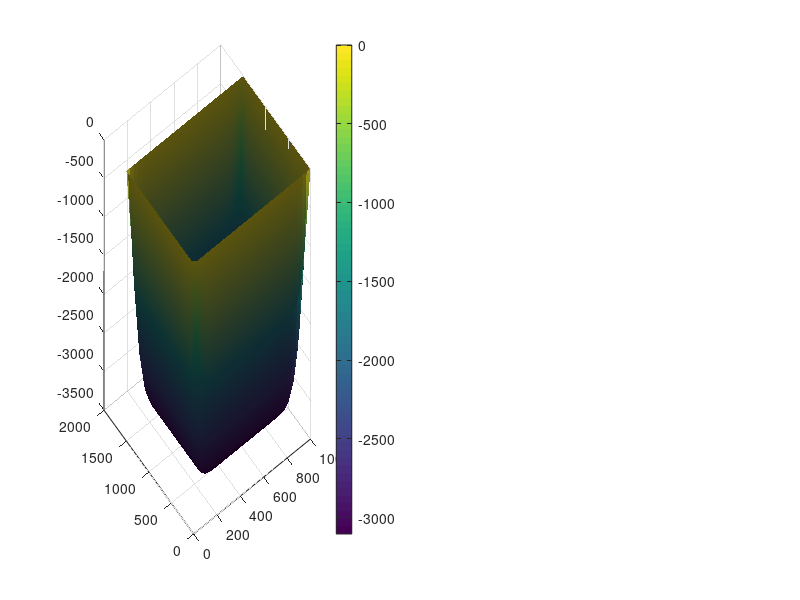

The MATLAB source for this figure: (Note: this script raises an error after producing the figure.)
% Solution of 2D Poisson equation d2FI/dx2+d2FI/dy2=1 
% with finite differences on a regular grid
% using Jacobi iteration

% Clean all variables
clear all;
% Clear all figures
clf;

% Numerical model parameters
% Model size, m
xsize=1000; % Horizontal
ysize=1500; % Vertical

% Numbers of nodes
xnum=31; % Horizontal
ynum=41; % Vertical
% Grid step
xstp=xsize/(xnum-1); % Horizontal
ystp=ysize/(ynum-1); % Vertical

% Making vectors for nodal points positions
x=0:xstp:xsize; % Horizontal
y=0:ystp:ysize; % Vertical


% Number of Jacobi iterations
niter=300;
% Number of iterations before plotting
nplot=10;

% Relaxation factor
TETA=1.0;

% Initial values of PHI
PHI=zeros(ynum,xnum); % current
PHInew=zeros(ynum,xnum); % new

% Initial values for right parts of equations
R=zeros(ynum,xnum);
% Define Right Parts
% Process all Grid points
for i=1:1:ynum
  for j=1:1:xnum
    %Boundary nodes
    if(i==1 || i==ynum || j==1 || j==xnum)
        R(i,j)=0;
    else
    %Internal nodes
        R(i,j)=1;
    end
  end
end

% Reset plot iterations counter
ynplot=0;

% Initial values for residuals
dR=zeros(ynum,xnum);

% Iteration Cycle
for k=1:1:niter
    
    % Iterate on internal grid points
    % External ones remain unchanged (FI=0)
    for i=2:1:ynum-1
      for j=2:1:xnum-1
            %d2FI/dx2+d2FI/dy2=1
            %Residual
            dR(i,j)=R(i,j)-((PHI(i,j-1)-2*PHI(i,j)+PHI(i,j+1))/xstp^2+(PHI(i-1,j)-2*PHI(i,j)+PHI(i+1,j))/ystp^2);
            % Compute new value for current unknown
            PHInew(i,j)=PHI(i,j)+dR(i,j)/(-2/xstp^2-2/ystp^2)*TETA;
      end
    end

    % Assign new values to all unknowns
    PHI=PHInew;

    % Plotting FI and residuals
    % Increase plot iterations counter
    ynplot=ynplot+1;
    if(ynplot==nplot)
        ynplot=0;
        
        % Compute residuals for internal grid points
        for i=2:1:ynum-1
          for j=2:1:xnum-1
                %d2FI/dx2+d2FI/dy2=1
                %Residual
                dR(i,j)=R(i,j)-((PHI(i,j-1)-2*PHI(i,j)+PHI(i,j+1))/xstp^2+(PHI(i-1,j)-2*PHI(i,j)+PHI(i+1,j))/ystp^2);
          end
        end


        % Making new figure
        figure(7);
        %Plotting solution
        subplot(1,2,1);
        surf(x,y,PHI);
        light;
        shading interp;
        colorbar;
        lighting phong;
        %Plotting residuals
        subplot(1,2,2);
        surf(x,y,dR);
        light;
        shading interp;
        colorbar;
        lighting phong;
        pause(0.1);
    end
end
